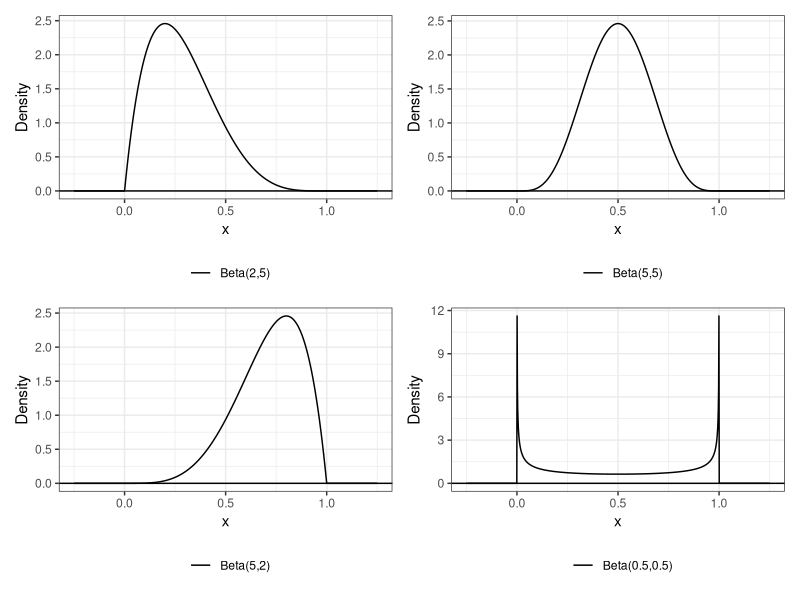
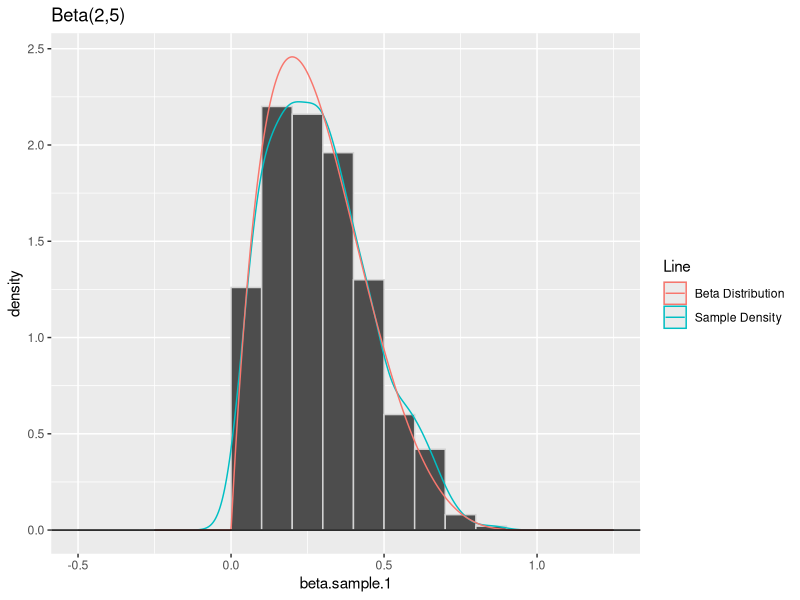
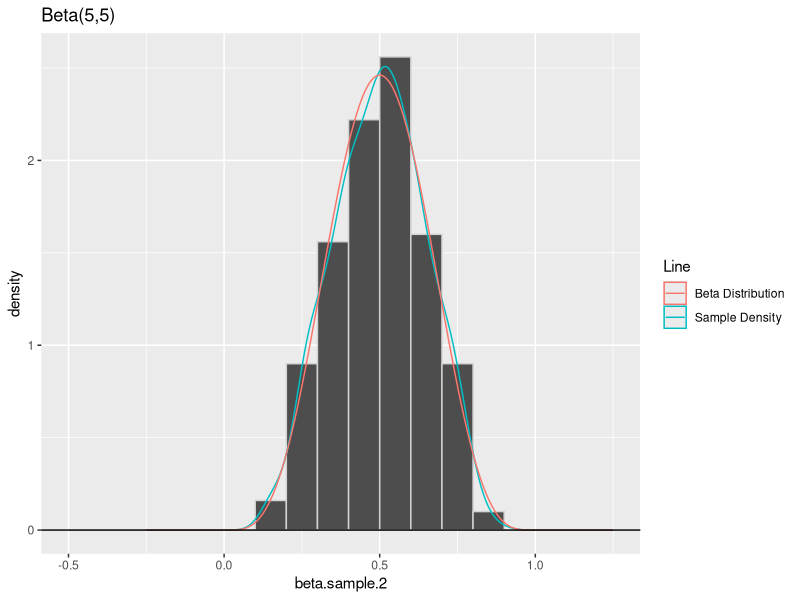
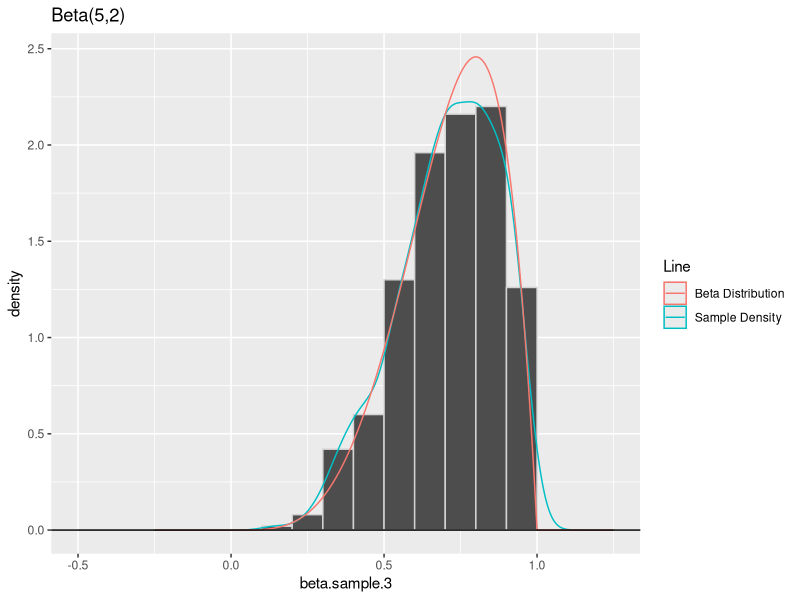
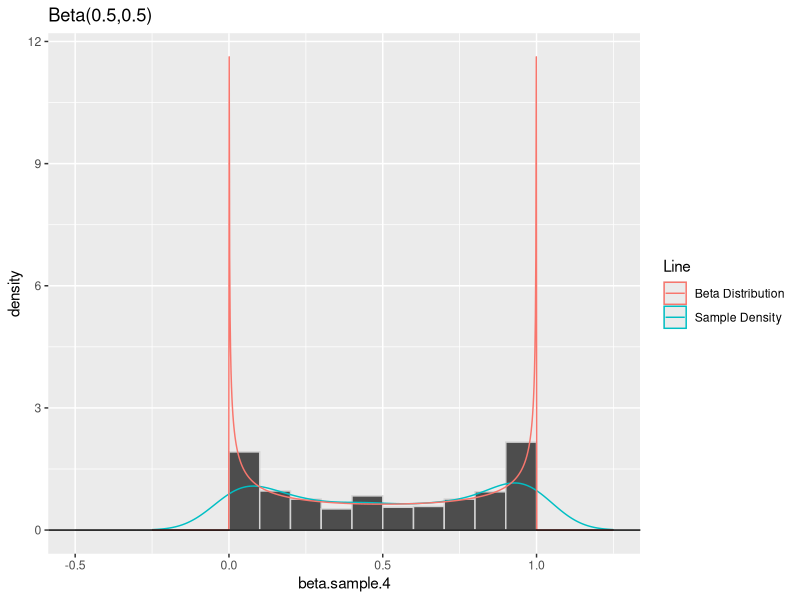
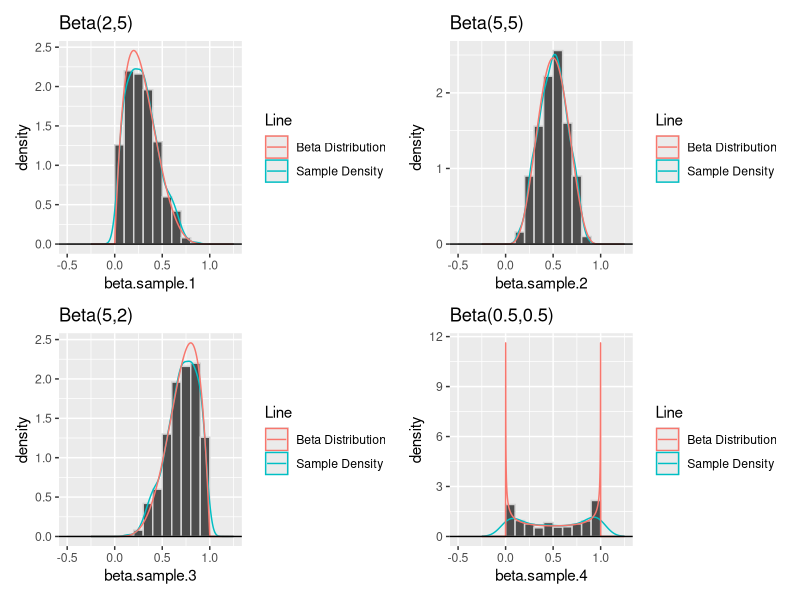

Source code (R) for these figures, in order:
################################################################################
# Lab 7
# Caroline Devine
################################################################################

################################################################################
# Task 1: Describe The Population Distribution
################################################################################
library(tidyverse)
library(patchwork)
library(xtable)

# Goal: Plot 4 distributions, compute mean, variance, skewness, and kurtosis
# for all 4 cases
# Write a function for efficiency

beta.pop.distribution <- function(alpha, beta){
  beta.distribution <- data.frame(
    Alpha = alpha,
    Beta = beta,
    mean = alpha/(alpha+beta),
    variance = (alpha*beta)/((alpha + beta)^2 * (alpha + beta + 1)),
    skewness = (2*(beta - alpha)*sqrt(alpha + beta +1))/((alpha + beta + 2)*sqrt(alpha*beta)),
    kurtosis = ( 6 * ((alpha-beta)^2 * (alpha + beta + 1) - ((alpha*beta)*(alpha+beta+2))))/
      ((alpha*beta)*(alpha + beta + 2)*(alpha + beta +3))
  )
  return(beta.distribution)
}

table.results <- bind_rows(
  beta.pop.distribution(2,5),
  beta.pop.distribution(5,5),
  beta.pop.distribution(5,2),
  beta.pop.distribution(0.5,0.5)
)
view(table.results)

# Table with Values
table <- xtable(table.results) # for latex

# Plot the 4 Distributions

# Beta(2,5)
figure.data.1 <- tibble(x = seq(-0.25, 1.25, length.out=1000))|>
    mutate(beta.pdf = dbeta(x, 2, 5))
  
plot1 <- ggplot(data = figure.data.1)+
          geom_line(aes(x=x, y=beta.pdf, color="Beta(2,5)")) +      
          geom_hline(yintercept=0)+                                            # plot x axis
          theme_bw()+                                                          # change theme
          xlab("x")+                                                           # label x axis
          ylab("Density")+                                                     # label y axis
          scale_color_manual("", values = c("black", "grey"))+                 # change colors
          theme(legend.position = "bottom") 

# Beta(5,5)
figure.data.2 <- tibble(x = seq(-0.25, 1.25, length.out=1000))|>
  mutate(beta.pdf = dbeta(x, 5, 5))

plot2 <- ggplot(data = figure.data.2)+
  geom_line(aes(x=x, y=beta.pdf, color="Beta(5,5)")) +      
  geom_hline(yintercept=0)+                                            # plot x axis
  theme_bw()+                                                          # change theme
  xlab("x")+                                                           # label x axis
  ylab("Density")+                                                     # label y axis
  scale_color_manual("", values = c("black", "grey"))+                 # change colors
  theme(legend.position = "bottom") 

# Beta(5,2)
figure.data.3 <- tibble(x = seq(-0.25, 1.25, length.out=1000))|>
  mutate(beta.pdf = dbeta(x, 5, 2))

plot3 <- ggplot(data = figure.data.3)+
  geom_line(aes(x=x, y=beta.pdf, color="Beta(5,2)")) +      
  geom_hline(yintercept=0)+                                            # plot x axis
  theme_bw()+                                                          # change theme
  xlab("x")+                                                           # label x axis
  ylab("Density")+                                                     # label y axis
  scale_color_manual("", values = c("black", "grey"))+                 # change colors
  theme(legend.position = "bottom") 

# Beta(0.5,0.5)
figure.data.4 <- tibble(x = seq(-0.25, 1.25, length.out=1000))|>
  mutate(beta.pdf = dbeta(x, 0.5, 0.5))

plot4 <- ggplot(data = figure.data.4)+
  geom_line(aes(x=x, y=beta.pdf, color="Beta(0.5,0.5)")) +      
  geom_hline(yintercept=0)+                                            # plot x axis
  theme_bw()+                                                          # change theme
  xlab("x")+                                                           # label x axis
  ylab("Density")+                                                     # label y axis
  scale_color_manual("", values = c("black", "grey"))+                 # change colors
  theme(legend.position = "bottom") 

# Combined Plot of 4 Distributions
four.case.plot <- plot1+plot2+plot3+plot4
four.case.plot

################################################################################
# Task 2: Compute the Moments
################################################################################

#
beta.moment <- function(alpha, beta, k, centered){

  if (centered == T){
    mean <- alpha/(alpha+beta)
    centered.moment <- integrate(function(x) ((x-mean)^k)*dbeta(x, alpha, beta), 0, 1)$value
    return(centered.moment)
  }else{
    uncentered.moment <- integrate(function(x) ((x)^k)*dbeta(x, alpha, beta), 0, 1)$value
    return(uncentered.moment)
  }
}

# Moments Tested
beta.moment1 <- tibble(
    Alpha = 2,
    Beta = 5,
    mean = beta.moment(2,5,1,F),
    variance = beta.moment(2,5,2,T),
    skewness = (beta.moment(2,5,3,T) / 
              ((beta.moment(2,5,2,T))^(3/2))),
    excess.kurtosis = (beta.moment(2,5,4,T)/(beta.moment(2,5,2,T))^2)-3,
  )

beta.moment2 <- tibble(
  Alpha = 5,
  Beta = 5,
  mean = beta.moment(5,5,1,F),
  variance = beta.moment(5,5,2,T),
  skewness = (beta.moment(5,5,3,T) / 
                ((beta.moment(5,5,2,T))^(3/2))),
  excess.kurtosis = (beta.moment(5,5,4,T)/
                       (beta.moment(5,5,2,T))^2)-3,
)

beta.moment3 <- tibble(
  Alpha = 5,
  Beta = 2,
  mean = beta.moment(5,2,1,F),
  variance = beta.moment(5,2,2,T),
  skewness = (beta.moment(5,2,3,T) / 
                ((beta.moment(5,2,2,T))^(3/2))),
  excess.kurtosis = (beta.moment(5,2,4,T)/
                       (beta.moment(5,2,2,T))^2)-3,
)

beta.moment4 <- tibble(
  Alpha = 0.5,
  Beta = 0.5,
  mean = beta.moment(0.5,0.5,1,F),
  variance = beta.moment(0.5,0.5,2,T),
  skewness = (beta.moment(0.5,0.5,3,T) / 
                ((beta.moment(0.5,0.5,2,T))^(3/2))),
  excess.kurtosis = (beta.moment(0.5,0.5,4,T)/
                       (beta.moment(0.5,0.5,2,T))^2)-3,
)

confirmed.results <- bind_rows(
  beta.moment1,
  beta.moment2,
  beta.moment3,
  beta.moment4
)
view(confirmed.results)
# They match, the skewness gives us a value instead of 0, but it is essentially 0

################################################################################
# Task 3: Do Data Summaries Help?
################################################################################
library(e1071)

# Beta(2,5)
set.seed(7272) # Set seed so we all get the same results.
sample.size <- 500 # Specify sample details
alpha <- 2
beta <- 5
beta.sample.1 <- rbeta(n = sample.size,  # sample size
                     shape1 = alpha,   # alpha parameter
                     shape2 = beta)    # beta parameter
fig1.data <-  tibble(x = seq(-0.25, 1.25, length.out=1000))|>   # generate a grid of points
  mutate(beta.pdf = dbeta(x, alpha, beta))

beta.sample.data.1 <- tibble(data = beta.sample.1)

sample.summary.1 <- beta.sample.data.1 |>
  summarize(
    Alpha = alpha,
    Beta = beta,
    mean = mean(data),
    variance = var(data),
    skewness = skewness(data),
    excess.kurtosis = kurtosis(data)
  )

hist.1 <- ggplot()+
  geom_histogram(data = beta.sample.data.1,
                 aes(x = beta.sample.1, y = after_stat(density)),
                 breaks = seq(-0.5,1.2,0.1),
                 fill = "grey30",
                 color = "lightgray"
  ) + 
  geom_density(data = beta.sample.data.1,
               aes(x = beta.sample.1, color = "Sample Density"), show.legend = T)+
  geom_line(data = fig1.data,
            aes(x = x, y = beta.pdf, color = "Beta Distribution"), show.legend = T)+
  geom_hline(yintercept = 0) + 
  labs(color = "Line", title = "Beta(2,5)")
hist.1

# Beta(5,5)
set.seed(7272) # Set seed so we all get the same results.
sample.size <- 500 # Specify sample details
alpha <- 5
beta <- 5
beta.sample.2 <- rbeta(n = sample.size,  # sample size
                       shape1 = alpha,   # alpha parameter
                       shape2 = beta)    # beta parameter
fig2.data <-  tibble(x = seq(-0.25, 1.25, length.out=1000))|>   # generate a grid of points
  mutate(beta.pdf = dbeta(x, alpha, beta))

beta.sample.data.2 <- tibble(data = beta.sample.2)

sample.summary.2 <- beta.sample.data.2 |>
  summarize(
    Alpha = alpha,
    Beta = beta,
    mean = mean(data),
    variance = var(data),
    skewness = skewness(data),
    excess.kurtosis = kurtosis(data)
  )

hist.2 <- ggplot()+
  geom_histogram(data = beta.sample.data.2,
                 aes(x = beta.sample.2, y = after_stat(density)),
                 breaks = seq(-0.5,1.2,0.1),
                 fill = "grey30",
                 color = "lightgray"
  ) + 
  geom_density(data = beta.sample.data.2,
               aes(x = beta.sample.2, color = "Sample Density"), show.legend = T)+
  geom_line(data = fig2.data,
            aes(x = x, y = beta.pdf, color = "Beta Distribution"), show.legend = T)+
  geom_hline(yintercept = 0) + 
  labs(color = "Line", title = "Beta(5,5)")
hist.2

# Beta(5,2)
set.seed(7272) # Set seed so we all get the same results.
sample.size <- 500 # Specify sample details
alpha <- 5
beta <- 2
beta.sample.3 <- rbeta(n = sample.size,  # sample size
                       shape1 = alpha,   # alpha parameter
                       shape2 = beta)    # beta parameter
fig3.data <-  tibble(x = seq(-0.25, 1.25, length.out=1000))|>   # generate a grid of points
  mutate(beta.pdf = dbeta(x, alpha, beta))

beta.sample.data.3 <- tibble(data = beta.sample.3)

sample.summary.3 <- beta.sample.data.3 |>
  summarize(
    Alpha = alpha,
    Beta = beta,
    mean = mean(data),
    variance = var(data),
    skewness = skewness(data),
    excess.kurtosis = kurtosis(data)
  )

hist.3 <- ggplot()+
  geom_histogram(data = beta.sample.data.3,
                 aes(x = beta.sample.3, y = after_stat(density)),
                 breaks = seq(-0.5,1.2,0.1),
                 fill = "grey30",
                 color = "lightgray"
  ) + 
  geom_density(data = beta.sample.data.3,
               aes(x = beta.sample.3, color = "Sample Density"), show.legend = T)+
  geom_line(data = fig3.data,
            aes(x = x, y = beta.pdf, color = "Beta Distribution"), show.legend = T)+
  geom_hline(yintercept = 0) + 
  labs(color = "Line", title = "Beta(5,2)")
hist.3

# Beta(0.5,0.5)
set.seed(7272) # Set seed so we all get the same results.
sample.size <- 500 # Specify sample details
alpha <- 0.5
beta <- 0.5
beta.sample.4 <- rbeta(n = sample.size,  # sample size
                       shape1 = alpha,   # alpha parameter
                       shape2 = beta)    # beta parameter
fig4.data <-  tibble(x = seq(-0.25, 1.25, length.out=1000))|>   # generate a grid of points
  mutate(beta.pdf = dbeta(x, alpha, beta))

beta.sample.data.4 <- tibble(data = beta.sample.4)

sample.summary.4 <- beta.sample.data.4 |>
  summarize(
    Alpha = alpha,
    Beta = beta,
    mean = mean(data),
    variance = var(data),
    skewness = skewness(data),
    excess.kurtosis = kurtosis(data)
  )

hist.4 <- ggplot()+
  geom_histogram(data = beta.sample.data.4,
                 aes(x = beta.sample.4, y = after_stat(density)),
                 breaks = seq(-0.5,1.2,0.1),
                 fill = "grey30",
                 color = "lightgray"
  ) + 
  geom_density(data = beta.sample.data.4,
               aes(x = beta.sample.4, color = "Sample Density"), show.legend = T)+
  geom_line(data = fig4.data,
            aes(x = x, y = beta.pdf, color = "Beta Distribution"), show.legend = T)+
  geom_hline(yintercept = 0) + 
  labs(color = "Line", title = "Beta(0.5,0.5)")
hist.4

sample.combined <- hist.1 + hist.2 + hist.3 + hist.4
sample.combined

sample.summary.results <- bind_rows(
  sample.summary.1,
  sample.summary.2,
  sample.summary.3,
  sample.summary.4
)
view(sample.summary.results)

